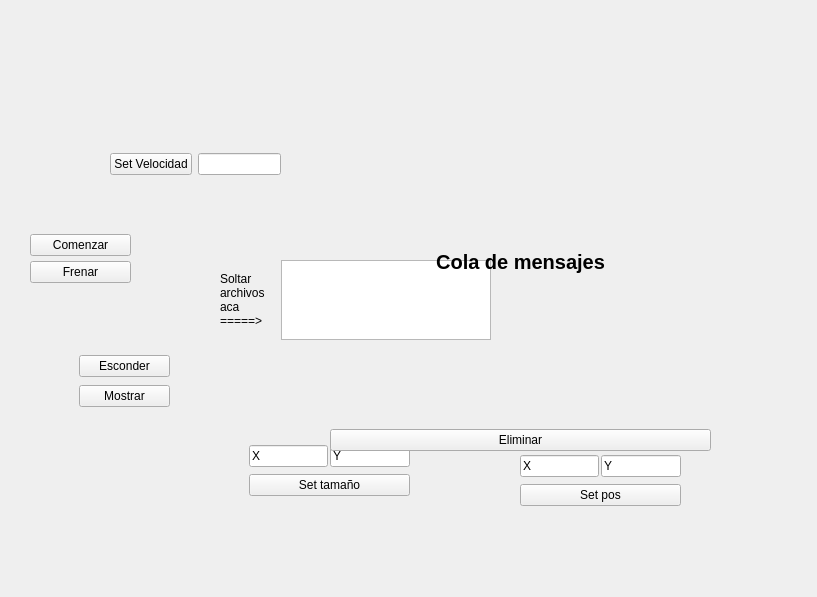
<ui version="4.0" >
 <class>MainTxtWindow</class>
 <widget class="QWidget" name="MainTxtWindow" >
  <property name="geometry" >
   <rect>
    <x>0</x>
    <y>0</y>
    <width>817</width>
    <height>597</height>
   </rect>
  </property>
  <property name="windowTitle" >
   <string>Form</string>
  </property>
  <widget class="QWidget" name="verticalLayoutWidget" >
   <property name="geometry" >
    <rect>
     <x>249</x>
     <y>440</y>
     <width>161</width>
     <height>61</height>
    </rect>
   </property>
   <layout class="QVBoxLayout" name="txtsizeLayout" >
    <property name="spacing" >
     <number>2</number>
    </property>
    <item>
     <layout class="QHBoxLayout" name="horizontalLayout" >
      <item>
       <widget class="QLineEdit" name="txtsizeX" >
        <property name="inputMask" >
         <string/>
        </property>
        <property name="text" >
         <string>X</string>
        </property>
       </widget>
      </item>
      <item>
       <widget class="QLineEdit" name="txtsizeY" >
        <property name="text" >
         <string>Y</string>
        </property>
       </widget>
      </item>
     </layout>
    </item>
    <item>
     <widget class="QPushButton" name="txtbuttonSetSize" >
      <property name="text" >
       <string>Set tamaño</string>
      </property>
     </widget>
    </item>
   </layout>
  </widget>
  <widget class="QWidget" name="verticalLayoutWidget_2" >
   <property name="geometry" >
    <rect>
     <x>520</x>
     <y>450</y>
     <width>161</width>
     <height>61</height>
    </rect>
   </property>
   <layout class="QVBoxLayout" name="verticalLayout_2" >
    <property name="spacing" >
     <number>2</number>
    </property>
    <item>
     <layout class="QHBoxLayout" name="horizontalLayout_2" >
      <item>
       <widget class="QLineEdit" name="txtposX" >
        <property name="inputMask" >
         <string/>
        </property>
        <property name="text" >
         <string>X</string>
        </property>
       </widget>
      </item>
      <item>
       <widget class="QLineEdit" name="txtposY" >
        <property name="text" >
         <string>Y</string>
        </property>
       </widget>
      </item>
     </layout>
    </item>
    <item>
     <widget class="QPushButton" name="txtbuttonSetPos" >
      <property name="text" >
       <string>Set pos</string>
      </property>
     </widget>
    </item>
   </layout>
  </widget>
  <widget class="QWidget" name="horizontalLayoutWidget" >
   <property name="geometry" >
    <rect>
     <x>220</x>
     <y>260</y>
     <width>271</width>
     <height>80</height>
    </rect>
   </property>
   <layout class="QHBoxLayout" name="horizontalLayout_3" >
    <item>
     <widget class="QLabel" name="label" >
      <property name="text" >
       <string>Soltar archivos aca =====></string>
      </property>
      <property name="scaledContents" >
       <bool>true</bool>
      </property>
      <property name="alignment" >
       <set>Qt::AlignLeading|Qt::AlignLeft|Qt::AlignVCenter</set>
      </property>
      <property name="wordWrap" >
       <bool>true</bool>
      </property>
     </widget>
    </item>
    <item>
     <widget class="QTextEdit" name="txttextFileReciber" >
      <property name="layoutDirection" >
       <enum>Qt::LeftToRight</enum>
      </property>
      <property name="verticalScrollBarPolicy" >
       <enum>Qt::ScrollBarAlwaysOff</enum>
      </property>
      <property name="undoRedoEnabled" >
       <bool>true</bool>
      </property>
      <property name="lineWrapMode" >
       <enum>QTextEdit::NoWrap</enum>
      </property>
      <property name="acceptRichText" >
       <bool>true</bool>
      </property>
     </widget>
    </item>
   </layout>
  </widget>
  <widget class="QWidget" name="verticalLayoutWidget_3" >
   <property name="geometry" >
    <rect>
     <x>79</x>
     <y>349</y>
     <width>91</width>
     <height>64</height>
    </rect>
   </property>
   <layout class="QVBoxLayout" name="verticalLayout" >
    <property name="spacing" >
     <number>2</number>
    </property>
    <item>
     <widget class="QPushButton" name="txtbuttonHideWindow" >
      <property name="text" >
       <string>Esconder</string>
      </property>
     </widget>
    </item>
    <item>
     <widget class="QPushButton" name="txtbuttonShowWindow" >
      <property name="text" >
       <string>Mostrar</string>
      </property>
     </widget>
    </item>
   </layout>
  </widget>
  <widget class="QWidget" name="horizontalLayoutWidget_2" >
   <property name="geometry" >
    <rect>
     <x>110</x>
     <y>149</y>
     <width>171</width>
     <height>30</height>
    </rect>
   </property>
   <layout class="QHBoxLayout" name="horizontalLayout_4" >
    <item>
     <widget class="QPushButton" name="txtbuttonSetVelocity" >
      <property name="text" >
       <string>Set Velocidad</string>
      </property>
     </widget>
    </item>
    <item>
     <widget class="QLineEdit" name="txttextVelocity" />
    </item>
   </layout>
  </widget>
  <widget class="QWidget" name="verticalLayoutWidget_4" >
   <property name="geometry" >
    <rect>
     <x>330</x>
     <y>100</y>
     <width>381</width>
     <height>351</height>
    </rect>
   </property>
   <layout class="QVBoxLayout" name="verticalLayout_3" >
    <item>
     <widget class="QLabel" name="label_2" >
      <property name="font" >
       <font>
        <pointsize>15</pointsize>
        <weight>75</weight>
        <bold>true</bold>
       </font>
      </property>
      <property name="text" >
       <string>Cola de mensajes</string>
      </property>
      <property name="alignment" >
       <set>Qt::AlignCenter</set>
      </property>
     </widget>
    </item>
    <item>
     <widget class="QPushButton" name="txtbuttonDeleteSms" >
      <property name="text" >
       <string>Eliminar</string>
      </property>
     </widget>
    </item>
   </layout>
  </widget>
  <widget class="QWidget" name="verticalLayoutWidget_5" >
   <property name="geometry" >
    <rect>
     <x>30</x>
     <y>229</y>
     <width>101</width>
     <height>61</height>
    </rect>
   </property>
   <layout class="QVBoxLayout" name="verticalLayout_4" >
    <property name="spacing" >
     <number>0</number>
    </property>
    <item>
     <widget class="QPushButton" name="txtbuttonStart" >
      <property name="text" >
       <string>Comenzar</string>
      </property>
     </widget>
    </item>
    <item>
     <widget class="QPushButton" name="txtbuttonStop" >
      <property name="text" >
       <string>Frenar</string>
      </property>
     </widget>
    </item>
   </layout>
  </widget>
 </widget>
 <resources/>
 <connections/>
 <slots>
  <slot>change_size(int,int)</slot>
 </slots>
</ui>
